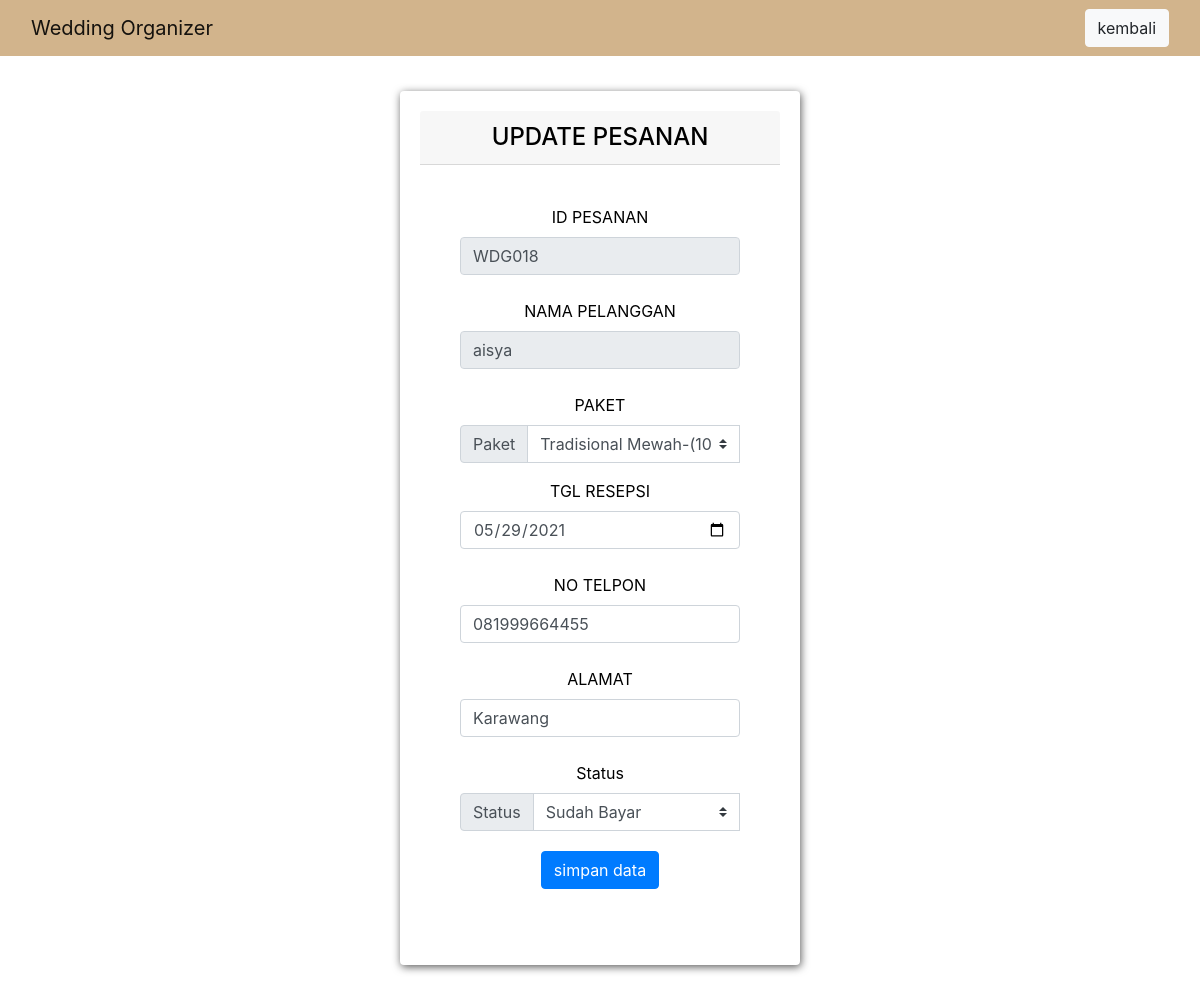
Screenshot of /updatepemesanan.php?id_pesanan=WDG018 with the database file from the repository.
### tables this page shows
CREATE TABLE `datapesanan` (
  `id_pesanan` varchar(10) NOT NULL,
  `id_user` int(10) NOT NULL,
  `id_paket` int(10) NOT NULL,
  `tgl_resepsi` date NOT NULL,
  `no_telpon` varchar(20) NOT NULL,
  `alamat` varchar(50) NOT NULL,
  `status` varchar(50) NOT NULL
);

CREATE TABLE `user` (
  `id_user` int(10) NOT NULL,
  `nama_lengkap` varchar(30) NOT NULL,
  `username` varchar(50) NOT NULL,
  `password` varchar(20) NOT NULL,
  `hak_akses` enum('admin','pelanggan') NOT NULL,
  `email` varchar(50) NOT NULL
);

### updatepemesanan.php (the view, shortened to what this page needs)
<html>
<head>
	<link rel="stylesheet" href="https://cdn.jsdelivr.net/npm/bootstrap@4.6.0/dist/css/bootstrap.min.css">
    <link rel="stylesheet" href="https://cdn.jsdelivr.net/npm/bootstrap-icons@1.4.1/font/bootstrap-icons.css">
	<link rel="stylesheet" href="css/fonts.css">
</head>
<body>
	<nav class="navbar navbar-expand-lg navbar-light " style="background-color: #D2B48C;">
  <div class="container-fluid">
    <a class="navbar-brand font-Dishonorable Mention" href="#">Wedding Organizer</a>
    <div class="collapse navbar-collapse" id="navbarNav">
      <ul class="navbar-nav ml-auto text-center">
        <li class="nav-item ml-auto">
		<a  href="listpesananadmin.php" class="btn btn-light"> kembali </a>
        </li>
      </ul>
    </div>
  </div>
</nav>
    <?php
        include 'koneksi.php';
        $id_pesanan=$_GET['id_pesanan'];
        $data=mysqli_query($koneksi, "SELECT * FROM datapesanan INNER JOIN paket on datapesanan.id_paket = paket.id_paket INNER JOIN user on datapesanan.id_user = user.id_user WHERE  id_pesanan='$id_pesanan'")
         or die (mysqli_error($koneksi));
        $baris=mysqli_fetch_array($data);
    ?>
<center>
  <div class="col-sm-6">
  <div class="card ">
    <h4 class="card-header text-center">UPDATE PESANAN</h4>
      <div class="card-body card-center">
        <div class="card-body">
        <form action="cek_updatepemesanan.php?id_pesanan=<?php echo $id_pesanan ?>" method="post">
          <label for="id_pesanan">ID PESANAN</label>
          <input type="text" class="form-control "value="<?php echo $id_pesanan ?>" disabled><br>
          <label for="nama_pelanggan">NAMA PELANGGAN</label>
          <input type="text" name="nama_pelanggan" id="nama_pelanggan" class="form-control" value="<?php echo $baris['nama_lengkap']; ?>" disabled><br>
          <label for="keterangan">PAKET</label>
          <div class="input-group mb-3">
            <div class="input-group-prepend">
              <label class="input-group-text" for="paket">Paket</label>
            </div>
            <select class="custom-select" id="paket" name="paket">
            <?php
            $paket = mysqli_query($koneksi, "SELECT * from paket");
            foreach($paket as $pkt){
            ?>
            <option value="<?php echo $pkt['id_paket']; ?>" <?php if($baris['id_paket'] == $pkt['id_paket']){echo "selected";}?> ><?php echo $pkt['keterangan']."-"."(".$pkt['jumlah_tamu']." tamu)"; ?></option>
            <?php
            }
            ?>
            </select>
            <br>
          </div>
        <label for="tgl_resepsi">TGL RESEPSI</label>
        <input type="date" name="tgl_resepsi" id="tgl_resepsi" class="form-control" value="<?php echo $baris['tgl_resepsi'] ?>"><br>
        <label for="no_telpon">NO TELPON</label>
        <input type="number" name="no_telpon" id="no_telpon" class="form-control" value="<?php echo $baris['no_telpon'] ?>"><br>
        <label for="alamat">ALAMAT</label>
        <input type="text" name="alamat" id="alamat" class="form-control" value="<?php echo $baris['alamat'] ?>"><br>
        <label for="alamat">Status</label>
        <div class="input-group mb-3">
            <div class="input-group-prepend">
              <label class="input-group-text" for="status">Status</label>
            </div>
            <select class="custom-select" id="status" name="status">
              <option value="Sudah Bayar" <?php if($baris['status']=="Sudah Bayar"){echo "selected";} ?> >Sudah Bayar</option>
            </select>
            <br>
          </div>
        <button class="btn btn-primary mt-1" type="submit" name="button">simpan data</button>
        </div>
      </div>
  </div>
</center>
	</body>
</html>

### updatepemesanan.php (style rules this page uses)
body { background-image : url("foto/jez-timms-7bVMdNYzH_8-unsplash.jpg"); }
.card { margin: 35px ; width: 400px; padding:20px; border: 0px solid #ccc; box-shadow: 1px 2px 8px rgba(0, 0, 0, 0.65); color: black; background: white; }

### rows the page displays
datapesanan: nama_pelanggan "aisya", tgl_resepsi "05/29/2021", no_telpon "081999664455", alamat "Karawang", status "Sudah Bayar"

### other values shown
form field paket "Tradisional Mewah-(100 tamu)"
